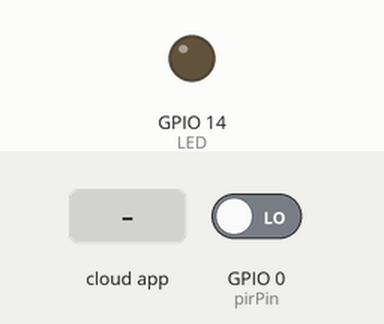
This sketch was run on a simulated ESP8266 (NodeMCU). Shown: output pins drawn as LEDs (lit = HIGH). Inputs (shaded band) come from the test bench; at power-on: GPIO 0 (pirPin) LOW. WiFi joins after 1.5 s; servers stay silent unless stated; network time is answered at once with the bench clock; the Firebase database answers and starts empty; what the sketch prints to the serial monitor is not drawn.

Above: at 4.2 s.
4.3 s: the phone or cloud app sets Light to 1
At 5.8 s:
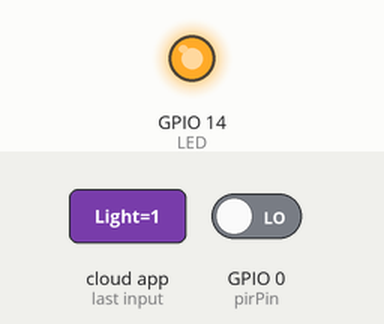
6.1 s: the phone or cloud app sets Light to 0
At 8.1 s:
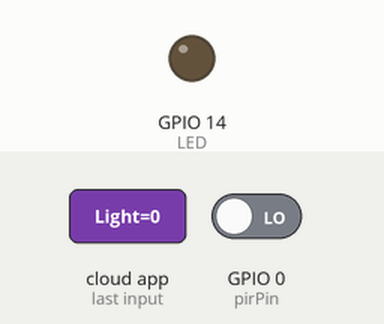
Timing chart, 0 to 9.6 s (numbered marks = the images above; inputs shaded):
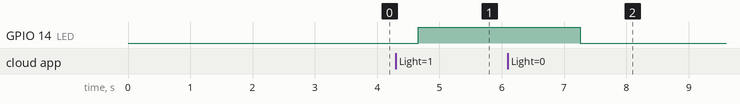

The sketch:

sketch_DS18B20.ino
```cpp
#include <ESP8266WiFi.h>
#include <FirebaseArduino.h>
#include <NTPClient.h>
#include <WiFiUdp.h>
#include <DHT.h>
#include <OneWire.h>
#include <DallasTemperature.h>

//D1 = 5, D2 = 4, D3 = 0, D4 = 2, D5 = 14, D6 = 12, D7=13
#define DHT11_PIN 5
#define DHTTYPE DHT11
#define ONE_WIRE_BUS_DS18B20 4
#define LED 14
#define pirPin 0
#define buzzerPin 2
#define mq6pin 12
#define mq9pin 13

#define WIFI_SSID "Redmi"
#define WIFI_PASSWORD ""
#define FIREBASE_HOST "home-77c1d.firebaseio.com"
#define FIREBASE_AUTH "lItfbhEAueAhkJ1nOUuysZp4cxzSVN6dxiapmFDv"
                    // hbd7eGJi7d3hIO0NCffGkMvJnHPD0frWiZTJ7ljt


DHT sensorDHT(DHT11_PIN, DHTTYPE);

OneWire oneWireDS18B20(ONE_WIRE_BUS_DS18B20);
DallasTemperature sensorsDS18B20(&oneWireDS18B20);

const long utcOffsetInSeconds = 7200;
char daysOfTheWeek[7][12] = {"Sunday", "Monday", "Tuesday", "Wednesday", "Thursday", "Friday", "Saturday"};

// Define NTP Client to get time
WiFiUDP ntpUDP;
NTPClient timeClient(ntpUDP, "pool.ntp.org", utcOffsetInSeconds);

bool motionState = false; // We start with no motion detected.

int secCounter = 0;
bool bDebug = true;
bool bHotSpot = true;

void setup() {
  Serial.begin(9600);

  sensorDHT.begin();
  sensorsDS18B20.begin();

  pinMode(LED, OUTPUT);
  digitalWrite(LED, LOW);

  pinMode(pirPin, INPUT);
  pinMode(buzzerPin, OUTPUT);
  noTone(buzzerPin);

  pinMode(mq6pin, INPUT);
  pinMode(mq9pin, INPUT);

  if(bHotSpot)
  {
    wifiConnect();
  }
  delay(1000);

  Firebase.begin(FIREBASE_HOST, FIREBASE_AUTH);
  delay(10);

  timeClient.begin();
}

void loop() {

  if(bHotSpot)
  {
    if(WiFi.status() != WL_CONNECTED)
    {
      wifiConnect();
    }
  }

////////////////////////////////////////////////////////////
// Read out the pirPin and store in Firebase:
      timeClient.update();

      // If motion is detected (pirPin = HIGH), do the following:
      if ((digitalRead(pirPin) == HIGH) && (Firebase.getInt("Alarm") == 1))
      {
        alarm(1500, 1000);  // Call the alarm(duration, frequency) function.
        delay(150);
        //write in firebase
        String alarmlog = String (daysOfTheWeek[timeClient.getDay()]) + " " + timeClient.getHours() + ":" + timeClient.getMinutes() + ":" + timeClient.getSeconds();        // Change the motion state to true (motion detected):
        Firebase.pushString("AlarmLog", alarmlog);
        if (motionState == false)
        {
          Serial.println("Motion detected!");
          motionState = true;
        }
      }
      // If no motion is detected (pirPin = LOW), do the following:
      else
      {
        noTone(buzzerPin); // Make sure no tone is played when no motion is detected.
        delay(150);
        // Change the motion state to false (no motion):
        if (motionState == true)
        {
          Serial.println("Motion ended!");
          motionState = false;
        }
      }
////////////////////////////////////////////////////////////

////////////////////////////////////////////////////////////
// Read GAS sensor:


  /*if(digitalRead(mq6pin)==HIGH)
  {
     Serial.println("ALARM MQ6");
     String gasLog = String (daysOfTheWeek[timeClient.getDay()]) + " " + timeClient.getHours() + ":" + timeClient.getMinutes() + ":" + timeClient.getSeconds() + "GAS Detected in kitchen!";        // Change the gas state to true (gas detected):
        Firebase.pushString("GASLog", gasLog);

  }

  if(digitalRead(mq9pin)==HIGH)
  {
     Serial.println("ALARM MQ9");
     String co = String (daysOfTheWeek[timeClient.getDay()]) + " " + timeClient.getHours() + ":" + timeClient.getMinutes() + ":" + timeClient.getSeconds() + "CO Detected in Garage!";        // Change the CO state to true (CO detected):
        Firebase.pushString("GarageLog", co);
  }
 */

////////////////////////////////////////////////////////////
  if(secCounter > 14)
  {
    sensorsDS18B20.requestTemperatures();
    //Temp. Bedroom AND Temp. OutDoor
    String data = String (daysOfTheWeek[timeClient.getDay()]) + " " + timeClient.getHours() + ":" + timeClient.getMinutes() + ":" + timeClient.getSeconds()
      + "/-" + "Humidity Living Room: " + sensorDHT.readHumidity() + "/-" + "Temp. Living Room: " + sensorDHT.readTemperature()
      + "/-" + "Temp. Bedroom:" + sensorsDS18B20.getTempCByIndex(0) + "/-" + "Temp. OutDoor:" + sensorsDS18B20.getTempCByIndex(1);

    if(bDebug)
    {
      Serial.println(data);
    }

    Firebase.pushString("Data", data);

    secCounter = 0;
  }
  else
  {
    secCounter++;
  }

  if (Firebase.getInt("Light") == 1)
  {
    digitalWrite(LED, HIGH);
  }
  else
  {
    digitalWrite(LED, LOW);
  }

  delay(1000);
}

void wifiConnect()
{
  WiFi.begin(WIFI_SSID, WIFI_PASSWORD);             // Connect to the network
  Serial.print("Connecting to ");
  Serial.print(WIFI_SSID); Serial.println(" ...");

  int teller = 0;
  while (WiFi.status() != WL_CONNECTED)
  {                                       // Wait for the Wi-Fi to connect
    delay(1000);
    if(bDebug)
    {
      Serial.print(++teller); Serial.print(' ');
    }
  }

  if(bDebug)
  {
    Serial.println('\n');
    Serial.println("Connection established!");
    Serial.print("IP address:\t");
    Serial.println(WiFi.localIP());         // Send the IP address of the ESP8266 to the computer
  }
}

// Function to create a tone with parameters duration and frequency:
void alarm(long duration, int freq)
{
  tone(buzzerPin, freq);
  delay(duration);
  noTone(buzzerPin);
}
```

Measured:
- after the input at 4.3 s, GPIO 14 (LED): LOW → HIGH after 0.36 s
- after the input at 6.1 s, GPIO 14 (LED): HIGH → LOW after 1.2 s
